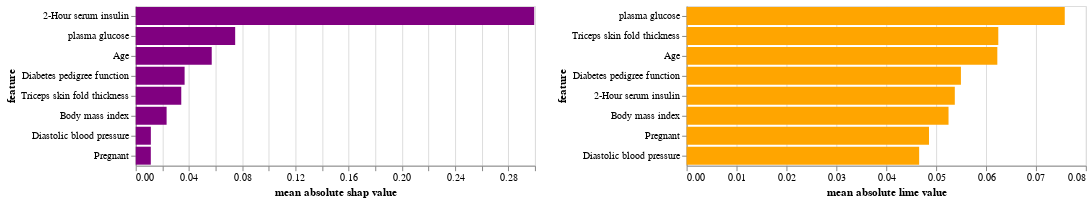

Write notebook code for a chart like this one.
### Markdown cell above
## Explanation Analysis: Overall Feature Importance Weights

### Code cell
mean_shap = pd.DataFrame(shap_df.abs().mean()).reset_index()
mean_shap.columns = ['feature', 'value']
shap_mean_chart = alt.Chart(mean_shap).mark_bar().encode(
    y=alt.Y('feature', sort='-x'),
    x=alt.X('value', title='mean absolute shap value'),
    color = alt.value('purple')
)

mean_lime = pd.DataFrame(lime_df.abs().mean()).reset_index()
mean_lime.columns = ['feature', 'value']
lime_mean_chart = alt.Chart(mean_lime).mark_bar().encode(
    y=alt.Y('feature', sort='-x'),
    x=alt.X('value', title='mean absolute lime value'),
    color = alt.value('orange')
)

shap_mean_chart | lime_mean_chart

### Figure 1 — Vega-Lite specification as saved in the notebook (floating-point values rounded to 4 significant figures)
{"config": {"view": {"continuousWidth": 400, "continuousHeight": 300}}, "hconcat": [{"data": {"name": "data-de953cbbb93bc0aea2f6117157329515"}, "mark": "bar", "encoding": {"color": {"value": "purple"}, "x": {"field": "value", "title": "mean absolute shap value", "type": "quantitative"}, "y": {"field": "feature", "sort": "-x", "type": "nominal"}}}, {"data": {"name": "data-3bdf52eb4060a005fc9eda3671513acf"}, "mark": "bar", "encoding": {"color": {"value": "orange"}, "x": {"field": "value", "title": "mean absolute lime value", "type": "quantitative"}, "y": {"field": "feature", "sort": "-x", "type": "nominal"}}}], "$schema": "https://vega.github.io/schema/vega-lite/v4.17.0.json", "datasets": {"data-de953cbbb93bc0aea2f6117157329515": [{"feature": "Pregnant", "value": 0.01134}, {"feature": "plasma glucose", "value": 0.07473}, {"feature": "Diastolic blood pressure", "value": 0.01136}, {"feature": "Triceps skin fold thickness", "value": 0.03422}, {"feature": "2-Hour serum insulin", "value": 0.2995}, {"feature": "Body mass index", "value": 0.0232}, {"feature": "Diabetes pedigree function", "value": 0.03673}, {"feature": "Age", "value": 0.05712}], "data-3bdf52eb4060a005fc9eda3671513acf": [{"feature": "Pregnant", "value": 0.04857}, {"feature": "plasma glucose", "value": 0.07578}, {"feature": "Diastolic blood pressure", "value": 0.0466}, {"feature": "Triceps skin fold thickness", "value": 0.06246}, {"feature": "2-Hour serum insulin", "value": 0.05374}, {"feature": "Body mass index", "value": 0.05249}, {"feature": "Diabetes pedigree function", "value": 0.05497}, {"feature": "Age", "value": 0.06226}]}}
